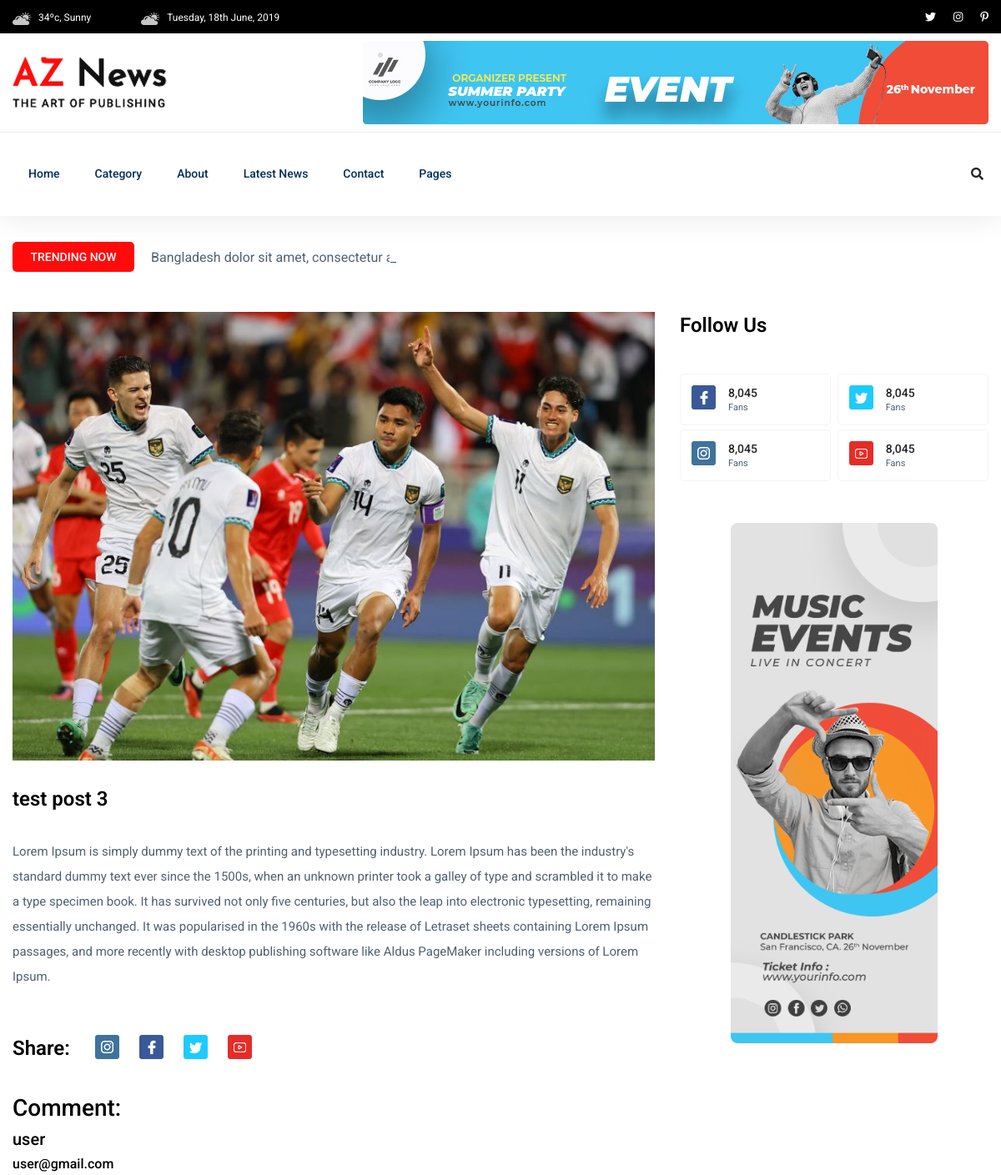
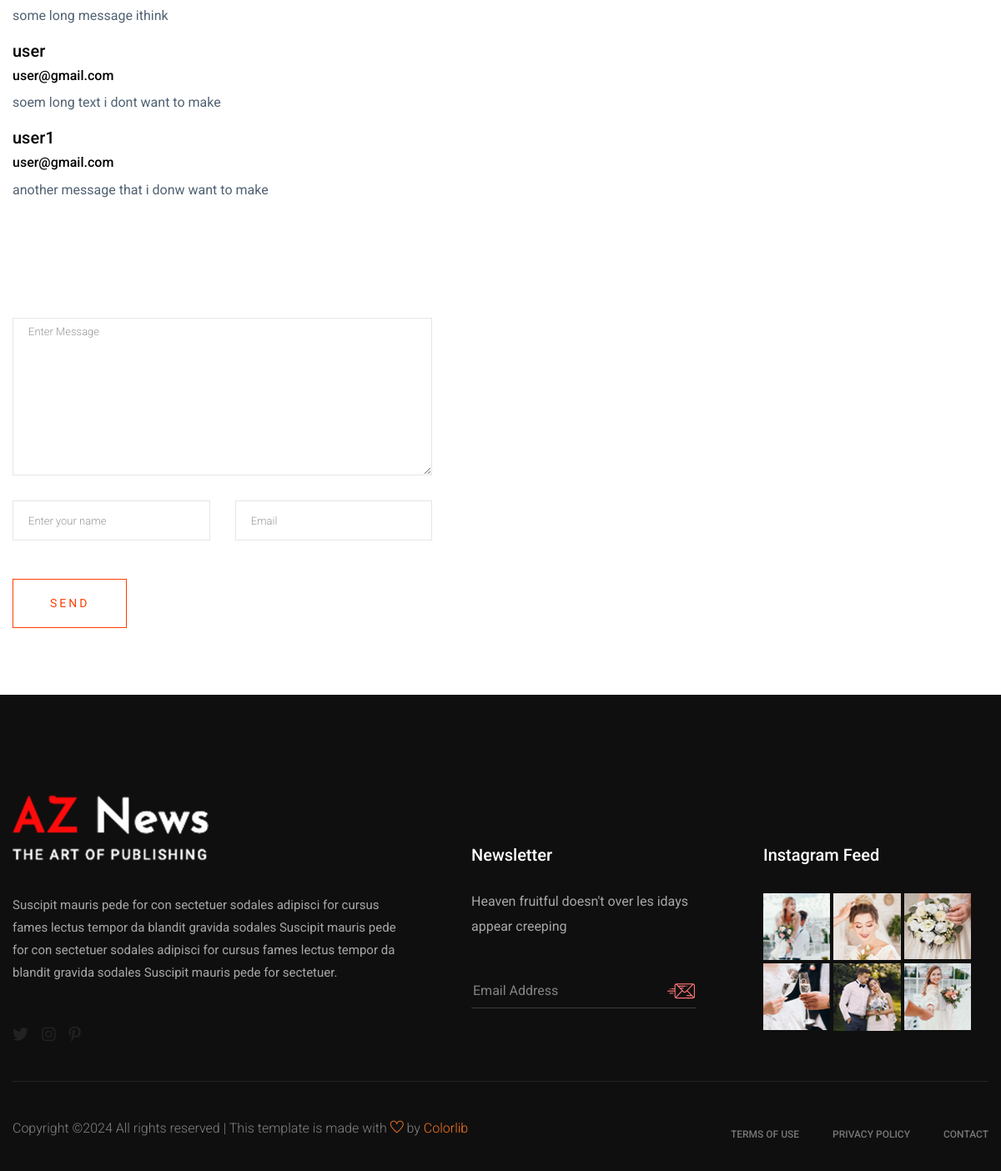
The app's page /details.php?id=3 with its own data (2 pictures, top to bottom).
### tables this page shows
CREATE TABLE `posts` (
  `id` int NOT NULL AUTO_INCREMENT,
  `title` varchar(255) NOT NULL,
  `image_id` int NOT NULL,
  `author_id` int NOT NULL,
  `category` varchar(255) NOT NULL,
  `content` longtext NOT NULL,
  `category_id` int DEFAULT NULL,
  PRIMARY KEY (`id`)
);

CREATE TABLE `images` (
  `id` int NOT NULL AUTO_INCREMENT,
  `filename` varchar(255) NOT NULL,
  `size` int NOT NULL,
  `url` varchar(255) NOT NULL,
  `alt` varchar(255) NOT NULL,
  PRIMARY KEY (`id`)
);

CREATE TABLE `comments` (
  `id` int NOT NULL AUTO_INCREMENT,
  `name` varchar(255) DEFAULT NULL,
  `email` varchar(255) DEFAULT NULL,
  `post_id` int DEFAULT NULL,
  `message` varchar(255) DEFAULT NULL,
  PRIMARY KEY (`id`),
  KEY `comments_post_id_fk` (`post_id`),
  CONSTRAINT `comments_post_id_fk` FOREIGN KEY (`post_id`) REFERENCES `posts` (`id`)
);

### init.php (called while the page is built, shortened)
<?php
require_once "./db/connection.php";
require_once "./db/post.php";
require_once "./db/comment.php";
$DB = new Database();
$postService = new Post($DB->con());
$commentService = new Comment($DB->con());

### db/connection.php (called while the page is built, shortened)
<?php
class Database
{
    private $host = "127.0.0.1";
    private $user = "root";
    private $pass = "root";
    private $DB = "portalberita";
    private $con;
    public function __construct()
    {
        $this->con = mysqli_connect($this->host, $this->user, $this->pass, $this->DB) or die(mysqli_error($this->con));
    }
    public function con()
    {
        return $this->con;
    }
}

### db/post.php (called while the page is built, shortened)
<?php
class Post
{
    protected $con;
    public function __construct($con)
    {
        $this->con = $con;
    }
    public function findById($id)
    {
        $qry = "SELECT p.id, p.title, p.author_id, p.category, p.content, i.url, i.alt, a.username AS author_name, c.nama AS category_name FROM posts p LEFT JOIN images i ON p.image_id = i.id LEFT JOIN login a ON p.author_id = a.id LEFT JOIN categories c ON p.category_id = c.id WHERE p.id = ?";
        $stmt = mysqli_prepare($this->con, $qry);
        mysqli_stmt_bind_param($stmt, 'i', $id);
        mysqli_stmt_execute($stmt);
        $result = mysqli_stmt_get_result($stmt);
        return mysqli_fetch_assoc($result);
    }
}

### db/comment.php (called while the page is built, shortened)
<?php
class Comment
{
    protected $con;
    public function __construct($con)
    {
        $this->con = $con;
    }
    public function findByPostId($id)
    {
        $qry = "SELECT * FROM comments WHERE post_id = ?";
        $stmt = mysqli_prepare($this->con, $qry);
        mysqli_stmt_bind_param($stmt, 'i', $id);
        mysqli_stmt_execute($stmt);
        $result = mysqli_stmt_get_result($stmt);
        return mysqli_fetch_all($result, MYSQLI_ASSOC);
    }
}

### details.php (the view, shortened to what this page needs)
<?php require_once "./init.php" ?>
<?php
if (isset($_GET['id'])) {
    $post = $postService->findById($_GET['id']);
} else {
    header("Location: index.php");
}
?>
<!doctype html>
<html class="no-js" lang="zxx">
<head>
    <link rel="stylesheet" href="assets/css/bootstrap.min.css">
    <link rel="stylesheet" href="assets/css/owl.carousel.min.css">
    <link rel="stylesheet" href="assets/css/ticker-style.css">
    <link rel="stylesheet" href="assets/css/flaticon.css">
    <link rel="stylesheet" href="assets/css/slicknav.css">
    <link rel="stylesheet" href="assets/css/animate.min.css">
    <link rel="stylesheet" href="assets/css/magnific-popup.css">
    <link rel="stylesheet" href="assets/css/fontawesome-all.min.css">
    <link rel="stylesheet" href="assets/css/themify-icons.css">
    <link rel="stylesheet" href="assets/css/slick.css">
    <link rel="stylesheet" href="assets/css/nice-select.css">
    <link rel="stylesheet" href="assets/css/style.css">
    <link rel="stylesheet" href="assets/css/responsive.css">
</head>
<body>
    <?php require_once "./layouts/header.php" ?>
    <main>
        <div class="about-area">
            <div class="container">
                <div class="row">
                    <div class="col-lg-12">
                        <div class="trending-tittle">
                            <strong>Trending now</strong>
                            <div class="trending-animated">
                                <ul id="js-news" class="js-hidden">
                                    <li class="news-item">Bangladesh dolor sit amet, consectetur adipisicing elit.</li>
                                </ul>
                            </div>
                        </div>
                    </div>
                </div>
                <div class="row">
                    <div class="col-lg-8">
                        <div class="about-right mb-90">
                            <div class="about-img">
                                <img src="<?= $post['url'] ?>" alt="<?= $post['alt'] ?>">
                            </div>
                            <div class="section-tittle mb-30 pt-30">
                                <h3><?= $post['title'] ?></h3>
                            </div>
                            <div class="about-prea">
                                <p class="about-pera1 mb-25"> <?= $post['content'] ?></p>
                            </div>
                            <div class="social-share pt-30">
                                <div class="section-tittle">
                                    <h3 class="mr-20">Share:</h3>
                                    <ul>
                                        <li><a href="#"><img src="assets/img/news/icon-ins.png" alt=""></a></li>
                                        <li><a href="#"><img src="assets/img/news/icon-fb.png" alt=""></a></li>
                                        <li><a href="#"><img src="assets/img/news/icon-tw.png" alt=""></a></li>
                                        <li><a href="#"><img src="assets/img/news/icon-yo.png" alt=""></a></li>
                                    </ul>
                                </div>
                            </div>
                            <div class="pt-30">
                                <div class="">
                                    <h3 class="mr-20">Comment:</h3>
                                    <ul>
                                        <?php foreach ($commentService->findByPostId($_GET['id']) as $comment) { ?>
                                            <li>
                                                <div>
                                                    <h5><?= $comment['name'] ?></h5>
                                                    <h6><?= $comment['email'] ?></h6>
                                                    <p><?= $comment['message'] ?></p>
                                                </div>
                                            </li>
                                        <?php } ?>
                                    </ul>
                                </div>
                            </div>
                        </div>
                        <div class="row">
                            <div class="col-lg-8">
                                <form class="form-contact contact_form mb-80" action="contact_process.php" method="post" id="contactForm" novalidate="novalidate">
                                    <div class="row">
                                        <div class="col-12">
                                            <div class="form-group">
                                                <textarea class="form-control w-100 error" name="message" id="message" cols="30" rows="9" onfocus="this.placeholder = ''" onblur="this.placeholder = 'Enter Message'" placeholder="Enter Message"></textarea>
                                            </div>
                                        </div>
                                        <div class="col-sm-6">
                                            <div class="form-group">
                                                <input class="form-control error" name="name" id="name" type="text" onfocus="this.placeholder = ''" onblur="this.placeholder = 'Enter your name'" placeholder="Enter your name">
                                            </div>
                                        </div>
                                        <div class="col-sm-6">
                                            <div class="form-group">
                                                <input class="form-control error" name="email" id="email" type="email" onfocus="this.placeholder = ''" onblur="this.placeholder = 'Enter email address'" placeholder="Email">
                                            </div>
                                        </div>
                                    </div>
                                    <div class="form-group mt-3">
                                        <button type="submit" name="comment_add" class="button button-contactForm boxed-btn">Send</button>
                                    </div>
                                </form>
                            </div>
                        </div>
                    </div>
                    <div class="col-lg-4">
                        <div class="section-tittle mb-40">
                            <h3>Follow Us</h3>
                        </div>
                        <div class="single-follow mb-45">
                            <div class="single-box">
                                <div class="follow-us d-flex align-items-center">
                                    <div class="follow-social">
                                        <a href="#"><img src="assets/img/news/icon-fb.png" alt=""></a>
                                    </div>
                                    <div class="follow-count">
                                        <span>8,045</span>
                                        <p>Fans</p>
                                    </div>
                                </div>
                                <div class="follow-us d-flex align-items-center">
                                    <div class="follow-social">
                                        <a href="#"><img src="assets/img/news/icon-tw.png" alt=""></a>
                                    </div>
                                    <div class="follow-count">
                                        <span>8,045</span>
                                        <p>Fans</p>
                                    </div>
                                </div>
                                <div class="follow-us d-flex align-items-center">
                                    <div class="follow-social">
                                        <a href="#"><img src="assets/img/news/icon-ins.png" alt=""></a>
                                    </div>
                                    <div class="follow-count">
                                        <span>8,045</span>
                                        <p>Fans</p>
                                    </div>
                                </div>
                                <div class="follow-us d-flex align-items-center">
                                    <div class="follow-social">
                                        <a href="#"><img src="assets/img/news/icon-yo.png" alt=""></a>
                                    </div>
                                    <div class="follow-count">
                                        <span>8,045</span>
                                        <p>Fans</p>
                                    </div>
                                </div>
                            </div>
                        </div>
                        <div class="news-poster d-none d-lg-block">
                            <img src="assets/img/news/news_card.jpg" alt="">
                        </div>
                    </div>
                </div>
            </div>
        </div>
    </main>
    <?php require_once "./layouts/footer.php" ?>
</body>
</html>

### records on screen
posts: image.alt (picture), title "test post 3", content "Lorem Ipsum is simply dummy text of the printing and typesetting industry. Lorem Ipsum has been the industry's standard dummy text ever since the 1500s, when an unknown printer took a galley of type and scrambled it to make a type specimen book. It has survived not only five centuries, but also the leap into electronic typesetting, remaining essentially unchanged. It was popularised in the 1960s with the release of Letraset sheets containing Lorem Ipsum passages, and more recently with desktop publishing software like Aldus PageMaker including versions of Lorem Ipsum."
comments: name "user", email "user@gmail.com", message "some long message ithink"
comments: name "user", email "user@gmail.com", message "soem long text i dont want to make"
comments: name "user1", email "user@gmail.com", message "another message that i donw want to make"
